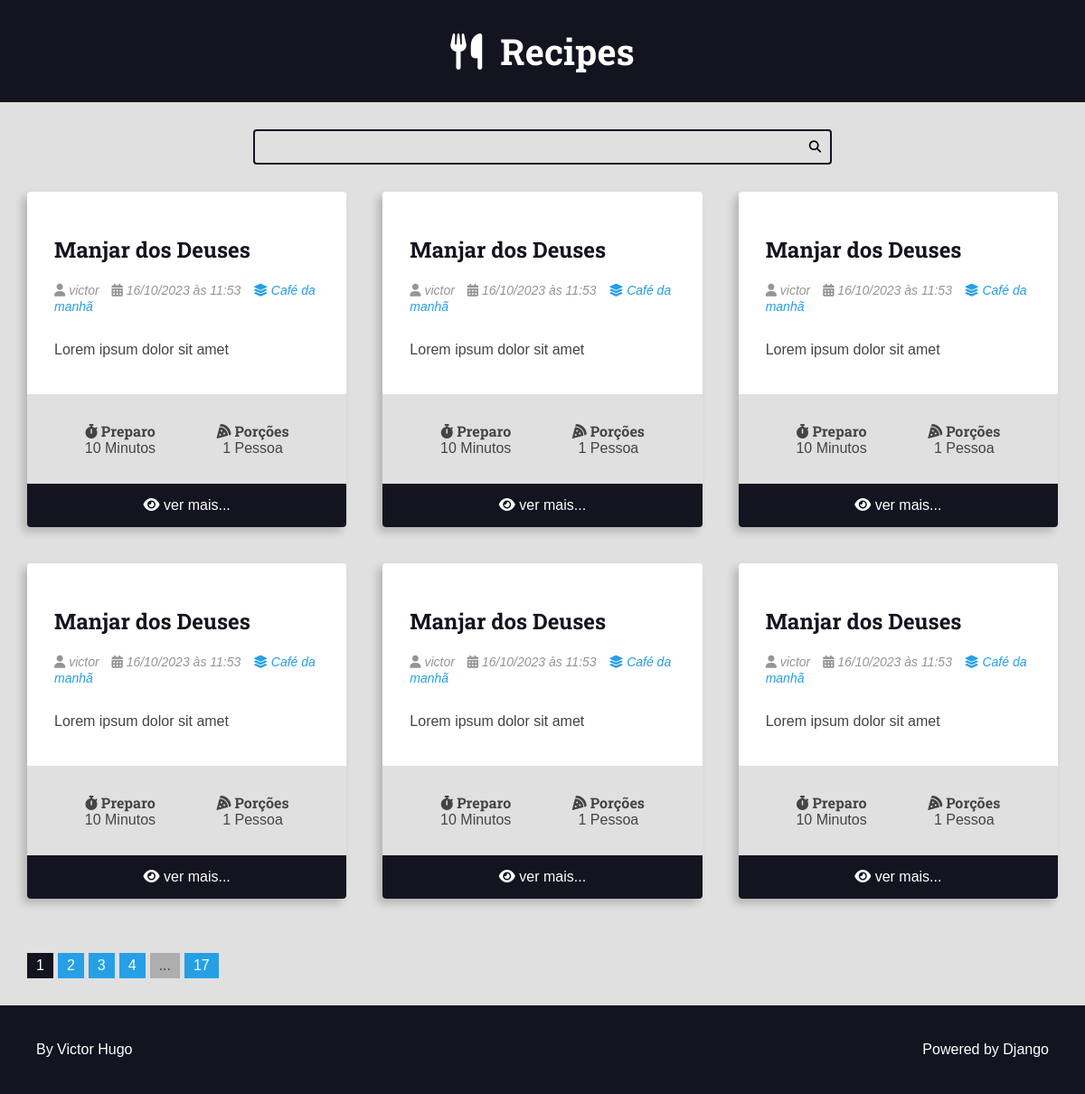
Page /recipes/category/1/ on the committed database.
### recipes/models.py (models this page shows, shortened)
class Recipe(models.Model):
    objects = RecipeManager()
    title = models.CharField(max_length=65)
    description = models.CharField(max_length=165)
    slug = models.SlugField(unique=True)
    preparation_time = models.IntegerField()
    preparation_time_unit = models.CharField(max_length=65)
    servings = models.IntegerField()
    servings_unit = models.CharField(max_length=65)
    preparation_steps = models.TextField()
    preparation_steps_is_html = models.BooleanField(default=False)
    created_at = models.DateTimeField(auto_now_add=True)
    updated_at = models.DateTimeField(auto_now=True)
    is_published = models.BooleanField(default=False)
    cover = models.ImageField(
        upload_to='recipes/covers/%Y/%m/%d/',
        blank=True,
        default='')
    category = models.ForeignKey(
        Category, on_delete=models.SET_NULL, null=True, blank=True,
        default=None,
    )
    author = models.ForeignKey(
        User, on_delete=models.SET_NULL, null=True
    )
    tags = GenericRelation(Tag, related_query_name='recipes')
    def get_absolute_url(self):
        return reverse('recipes:recipe', args=(self.id,))

class Category(models.Model):
    name = models.CharField(max_length=65)

### recipes/views.py (the view)
class RecipeListViewCategory(RecipeListViewBase):
    template_name = 'recipes/pages/category.html'
    def get_queryset(self, *args, **kwargs):
        qs = super().get_queryset(*args, **kwargs)
        qs = qs.filter(
            category__id=self.kwargs.get('category_id')
        )
        if not qs:
            raise Http404()
        return qs
    def get_context_data(self, *args, **kwargs):
        ctx = super().get_context_data(*args, **kwargs)
        ctx.update({
            'title': f'{ctx.get("recipes")[0].category.name} - Category | '
        })
        return ctx

### recipes/views.py (called while the page is built)
    def get_queryset(self, *args, **kwargs):
        qs = super().get_queryset(*args, **kwargs)
        qs = qs.filter(
            is_published=True,
        )
        qs = qs.select_related('author', 'category')
        return qs

    def get_context_data(self, *args, **kwargs):
        ctx = super().get_context_data(*args, **kwargs)
        page_obj, pagination_range = make_pagination(
            self.request,
            ctx.get('recipes'),
            PER_PAGE
        )
        ctx.update(
            {'recipes': page_obj, 'pagination_range': pagination_range}
        )
        return ctx

### utils/pagination.py (called while the page is built)
def make_pagination(request, queryset, per_page, qty_pages=4):
    try:
        current_page = int(request.GET.get('page', 1))
    except ValueError:
        current_page = 1
    paginator = Paginator(queryset, per_page)
    page_obj = paginator.get_page(current_page)
    pagination_range = make_pagination_range(
        paginator.page_range,
        qty_pages,
        current_page
    )
    return page_obj, pagination_range

### recipes/templates/recipes/pages/category.html (shortened to what this page needs)
{% extends 'global/base.html' %}
{% block content %}
<div class="main-content main-content-list container">
    {% for recipe in recipes %}
        {% include 'recipes/partials/recipe.html' %}
    {% endfor %}
</div>
{% endblock content %}

### recipes/templates/recipes/partials/recipe.html (shortened to what this page needs)
<div class="recipe recipe-list-item">
  {% if recipe.cover %}
    <div class="recipe-cover">
    </div>
  {% endif %}
  <div class="recipe-title-container">
      <h2 class="recipe-title">
        <a href="{{ recipe.get_absolute_url }}">
          {{ recipe.title }}
        </a>
      </h2>
  </div>
  <div class="recipe-author">
    {% if recipe.author is not None %}
      <span class="recipe-author-item">
        <i class="fas fa-user"></i>
        {% if recipe.author.first_name %}
          {{ recipe.author.first_name }} {{ recipe.author.last_name }}
        {% else %}
          {{recipe.author.username}}
        {% endif %}
      </span>
    {% endif %}
    <span class="recipe-author-item">
      <i class="fas fa-calendar-alt"></i>
      {{ recipe.created_at|date:"d/m/Y" }} às {{ recipe.created_at|date:"H:i" }}
    </span>
    {% if recipe.category is not None %}
      <span class="recipe-author-item">
          <a href="{% url 'recipes:category' recipe.category.id %}">
            <i class="fas fa-layer-group"></i>
            <span>{{ recipe.category.name }}</span>
          </a>
        </span>
    {% endif %}
  </div>
  <div class="recipe-content">
    <p>{{ recipe.description }}</p>
  </div>
  <div class="recipe-meta-container">
    <div class="recipe-meta recipe-preparation">
      <h3 class="recipe-meta-title">
        <i class="fas fa-stopwatch"></i> Preparo
      </h3>
      <div class="recipe-meta-text">
        {{ recipe.preparation_time }} {{ recipe.preparation_time_unit }}
      </div>
    </div>
    <div class="recipe-meta recipe-servings">
      <h3 class="recipe-meta-title">
        <i class="fas fa-pizza-slice"></i> Porções
      </h3>
      <div class="recipe-meta-text">
        {{ recipe.servings }} {{ recipe.servings_unit }}
      </div>
    </div>
  </div>
  {% if is_detail_page is not True %}
  <footer class="recipe-footer">
    <a
      class="recipe-read-more button button-dark button-full-width"
      href="{% url 'recipes:recipe' recipe.id %}"
    >
      <i class="fas fa-eye"></i>
      <span>ver mais...</span>
    </a>
  </footer>
  {% endif %}
</div>

### base_static/global/css/styles.css (style rules this page uses)
:root { --color-primary: #269fe6; --color-primary-hover: #2086c2; --color-primary-dark: #13141f; --color-primary-dark-hover: #212336; --color-primary-light: #d4ecfa; --color-primary-light-hover: #bdd8e7; --color-white: #fff; --color-black: #000; --color-dark-text: #444; --color-info-light: #cce5ff; --color-debug-light: #cce5ff; --color-success-light: #d4edda; --color-alert-light: #fff3cd; --color-warning-light: #fff3cd; --color-error-light: #f8d7da; --color-info-dark: #4d86c4; --color-debug-dark: #4d86c4; --color-success-dark: #4a9c5d; --color-alert-dark: #927f40; --color-warning-dark: #927f40; --color-error-dark: #da525d; --color-gray-0: #f9f9f9; --color-gray-1: #e0e0e0; --color-gray-2: #c7c7c7; --color-gray-3: #aeaeae; --color-gray-4: #959595; --color-gray-5: #7d7d7d; --color-gray-6: #646464; --color-gray-7: #4b4b4b; --color-gray-8: #323232; --color-gray-9: #191919; --font-primary: sans-serif; --font-headings: 'Roboto Slab', serif; --spacing-gutter-medium: 3rem; --spacing-gutter-large: 4rem; }
* { padding: 0; margin: 0; box-sizing: border-box; }
html { font-size: 62.5%; }
body { font-size: 1.6rem; font-family: var(--font-primary); background: var(--color-gray-1); color: var(--color-dark-text); }
h1, h2, h3, h4, h5, h6 { font-family: var(--font-headings); }
a { color: var(--color-primary); text-decoration: none; }
.container { max-width: 144rem; margin: 0 auto; padding: var(--spacing-gutter-medium); }
.main-content { padding-top: 0; }
.main-content-list { display: grid; grid-template-columns: repeat(auto-fit, minmax(340px, 1fr)); gap: var(--spacing-gutter-large); }
.recipe { background: var(--color-white); box-shadow: -5px 5px 10px rgba(0, 0, 0, 0.2); transform: scale(1); transition: all 300ms ease-in-out; border-radius: 0.4rem; overflow: hidden; }
.recipe-list-item { max-width: 64rem; height: fit-content; }
.recipe-title-container { padding: var(--spacing-gutter-medium); padding-bottom: 2rem; }
.recipe-title-container a { text-decoration: none; color: var(--color-primary-dark); }
.recipe-author { padding: 0 var(--spacing-gutter-medium); }
.recipe-content { padding: var(--spacing-gutter-medium); padding-top: 2rem; }
.recipe-author-item { color: var(--color-gray-4); margin-right: 1rem; font-style: italic; font-size: 1.4rem; }
.recipe-author a { color: var(--color-primary); transition: all 300ms ease-in-out; text-decoration: none; }
.recipe-meta-container { display: flex; flex-flow: row wrap; padding: var(--spacing-gutter-medium); background: var(--color-gray-1); }
.recipe-meta { display: flex; flex-flow: column nowrap; flex-shrink: 1; flex-grow: 1; text-align: center; }
.recipe-meta-title { font-size: 1.6rem; }
.recipe-footer a { background: var(--color-primary-dark); display: block; color: var(--color-white); text-decoration: none; text-align: center; padding: 1.5rem var(--spacing-gutter-medium); transition: all 300ms ease-in-out; }
.authors-dashboard-container h3, p, ul { list-style-type: none; margin: 1rem 0; }

### rows in the picture
Recipe: title "Manjar dos Deuses", author.username "victor", created_at "16/10/2023", created_at "11:53", category.name "Café da manhã", description "Lorem ipsum dolor sit amet", preparation_time "10", preparation_time_unit "Minutos", servings "1", servings_unit "Pessoa"
Recipe: title "Manjar dos Deuses", author.username "victor", created_at "16/10/2023", created_at "11:53", category.name "Café da manhã", description "Lorem ipsum dolor sit amet", preparation_time "10", preparation_time_unit "Minutos", servings "1", servings_unit "Pessoa"
Recipe: title "Manjar dos Deuses", author.username "victor", created_at "16/10/2023", created_at "11:53", category.name "Café da manhã", description "Lorem ipsum dolor sit amet", preparation_time "10", preparation_time_unit "Minutos", servings "1", servings_unit "Pessoa"
Recipe: title "Manjar dos Deuses", author.username "victor", created_at "16/10/2023", created_at "11:53", category.name "Café da manhã", description "Lorem ipsum dolor sit amet", preparation_time "10", preparation_time_unit "Minutos", servings "1", servings_unit "Pessoa"
Recipe: title "Manjar dos Deuses", author.username "victor", created_at "16/10/2023", created_at "11:53", category.name "Café da manhã", description "Lorem ipsum dolor sit amet", preparation_time "10", preparation_time_unit "Minutos", servings "1", servings_unit "Pessoa"
Recipe: title "Manjar dos Deuses", author.username "victor", created_at "16/10/2023", created_at "11:53", category.name "Café da manhã", description "Lorem ipsum dolor sit amet", preparation_time "10", preparation_time_unit "Minutos", servings "1", servings_unit "Pessoa"

### other values in the picture
{{ page }} "1"
{{ page }} "2" "3" "4"
{{ pagination_range.total_pages }} "17"
